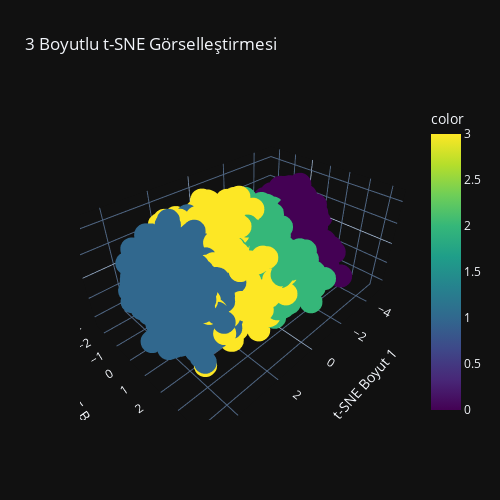

Write notebook code for a chart like this one.
### Code cell
# DataFrame
df_tsne = pd.DataFrame({
    'tsne1': X_reduced[:, 0],
    'tsne2': X_reduced[:, 1],
    'tsne3': X_reduced[:, 2],
    'label': y_balanced
})

# Etkileşimli 3B scatter plot
fig = px.scatter_3d(df_tsne, x='tsne1', y='tsne2', z='tsne3',
                    color=y_balanced,
                    title='3 Boyutlu t-SNE Görselleştirmesi',
                    labels={'tsne1': 't-SNE Boyut 1',
                            'tsne2': 't-SNE Boyut 2',
                            'tsne3': 't-SNE Boyut 3'},
                    color_continuous_scale='viridis')

fig.update_layout(
    width=500,  # piksel cinsinden genişlik
    height=500, # piksel cinsinden yükseklik
    autosize=False  # otomatik boyutlandırmayı kapat
)

fig.write_image("3d_tsne_gorseli.png")


fig.show()

### Figure 1 — Plotly figure (JSON) as saved in the notebook; plotly's stock layout.template omitted (floating-point values rounded to 4 significant figures; data arrays with more than 128 entries replaced by an {"elided": "..."} marker saying what was removed)
{"data": [{"hovertemplate": "t-SNE Boyut 1=%{x}<br>t-SNE Boyut 2=%{y}<br>t-SNE Boyut 3=%{z}<br>color=%{marker.color}<extra></extra>", "legendgroup": "", "marker": {"color": {"elided": "7936 int values"}, "coloraxis": "coloraxis", "symbol": "circle"}, "mode": "markers", "name": "", "scene": "scene", "showlegend": false, "x": {"elided": "7936 float values"}, "y": {"elided": "7936 float values"}, "z": {"elided": "7936 float values"}, "type": "scatter3d"}], "layout": {"scene": {"domain": {"x": [0.0, 1.0], "y": [0.0, 1.0]}, "xaxis": {"title": {"text": "t-SNE Boyut 1"}}, "yaxis": {"title": {"text": "t-SNE Boyut 2"}}, "zaxis": {"title": {"text": "t-SNE Boyut 3"}}}, "coloraxis": {"colorbar": {"title": {"text": "color"}}, "colorscale": [[0.0, "#440154"], [0.1111, "#482878"], [0.2222, "#3e4989"], [0.3333, "#31688e"], [0.4444, "#26828e"], [0.5556, "#1f9e89"], [0.6667, "#35b779"], [0.7778, "#6ece58"], [0.8889, "#b5de2b"], [1.0, "#fde725"]]}, "legend": {"tracegroupgap": 0}, "title": {"text": "3 Boyutlu t-SNE Görselleştirmesi"}, "width": 500, "height": 500, "autosize": false}}
